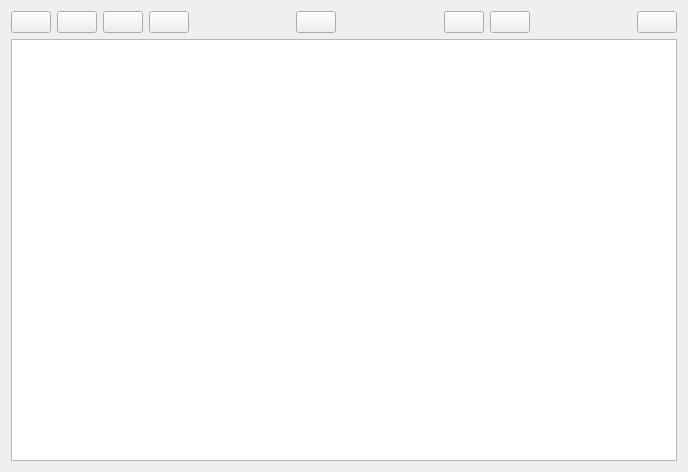
<?xml version="1.0" encoding="UTF-8"?>
<ui version="4.0">
 <class>FormPlace</class>
 <widget class="QWidget" name="FormPlace">
  <property name="geometry">
   <rect>
    <x>0</x>
    <y>0</y>
    <width>688</width>
    <height>472</height>
   </rect>
  </property>
  <property name="windowTitle">
   <string>Form</string>
  </property>
  <layout class="QVBoxLayout" name="verticalLayout">
   <item>
    <layout class="QHBoxLayout" name="horizontalLayout">
     <item>
      <widget class="QPushButton" name="pushButton_First">
       <property name="text">
        <string/>
       </property>
       <property name="icon">
        <iconset resource="res.qrc">
         <normaloff>:/pix/bb.png</normaloff>:/pix/bb.png</iconset>
       </property>
      </widget>
     </item>
     <item>
      <widget class="QPushButton" name="pushButton_Prev">
       <property name="text">
        <string/>
       </property>
       <property name="icon">
        <iconset resource="res.qrc">
         <normaloff>:/pix/b.png</normaloff>:/pix/b.png</iconset>
       </property>
      </widget>
     </item>
     <item>
      <widget class="QPushButton" name="pushButton_Next">
       <property name="text">
        <string/>
       </property>
       <property name="icon">
        <iconset resource="res.qrc">
         <normaloff>:/pix/f.png</normaloff>:/pix/f.png</iconset>
       </property>
      </widget>
     </item>
     <item>
      <widget class="QPushButton" name="pushButton_Last">
       <property name="text">
        <string/>
       </property>
       <property name="icon">
        <iconset resource="res.qrc">
         <normaloff>:/pix/ff.png</normaloff>:/pix/ff.png</iconset>
       </property>
      </widget>
     </item>
     <item>
      <spacer name="horizontalSpacer_3">
       <property name="orientation">
        <enum>Qt::Horizontal</enum>
       </property>
       <property name="sizeHint" stdset="0">
        <size>
         <width>40</width>
         <height>20</height>
        </size>
       </property>
      </spacer>
     </item>
     <item>
      <widget class="QPushButton" name="pushButton_Re">
       <property name="text">
        <string/>
       </property>
       <property name="icon">
        <iconset resource="res.qrc">
         <normaloff>:/pix/reload.png</normaloff>:/pix/reload.png</iconset>
       </property>
      </widget>
     </item>
     <item>
      <spacer name="horizontalSpacer">
       <property name="orientation">
        <enum>Qt::Horizontal</enum>
       </property>
       <property name="sizeHint" stdset="0">
        <size>
         <width>40</width>
         <height>20</height>
        </size>
       </property>
      </spacer>
     </item>
     <item>
      <widget class="QPushButton" name="pushButton_Add">
       <property name="text">
        <string/>
       </property>
       <property name="icon">
        <iconset resource="res.qrc">
         <normaloff>:/pix/add.png</normaloff>:/pix/add.png</iconset>
       </property>
      </widget>
     </item>
     <item>
      <widget class="QPushButton" name="pushButton_Del">
       <property name="text">
        <string/>
       </property>
       <property name="icon">
        <iconset resource="res.qrc">
         <normaloff>:/pix/del.png</normaloff>:/pix/del.png</iconset>
       </property>
      </widget>
     </item>
     <item>
      <spacer name="horizontalSpacer_2">
       <property name="orientation">
        <enum>Qt::Horizontal</enum>
       </property>
       <property name="sizeHint" stdset="0">
        <size>
         <width>40</width>
         <height>20</height>
        </size>
       </property>
      </spacer>
     </item>
     <item>
      <widget class="QPushButton" name="pushButton_Close">
       <property name="text">
        <string/>
       </property>
       <property name="icon">
        <iconset resource="res.qrc">
         <normaloff>:/pix/exit.png</normaloff>:/pix/exit.png</iconset>
       </property>
       <property name="iconSize">
        <size>
         <width>24</width>
         <height>24</height>
        </size>
       </property>
      </widget>
     </item>
    </layout>
   </item>
   <item>
    <widget class="QTableView" name="tableView">
     <attribute name="horizontalHeaderCascadingSectionResizes">
      <bool>false</bool>
     </attribute>
    </widget>
   </item>
  </layout>
 </widget>
 <resources>
  <include location="res.qrc"/>
 </resources>
 <connections/>
</ui>
